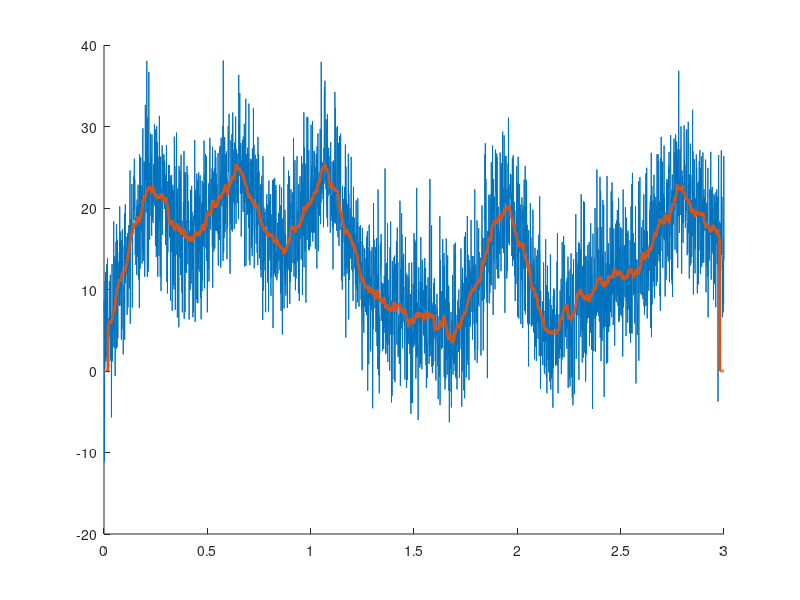

This chart was generated by the following MATLAB code:
srate = 1000;
time = 0:1/srate:3;
points = length(time);
p = 15; % poles for random interpolation

noiseamp = 5; % noise level, measured in standard deviation
 
ampl = interp1(rand(p,1)*30,linspace(1,p,points));
noise = noiseamp*randn(size(time));
signal = ampl + noise;

%initializing filtered signal vector
filtsig = zeros(size(signal));
% filtsig = signal;

%running mean filter
k = 20; %points that will be added from each side to find the mean
for i = k+1:points-k-1
  filtsig(i) = mean(signal(i-k:i+k));
endfor

%compute window size is ms
windowsize = 1000*(2*k+1)/srate;

figure(1), clf, hold on
plot(time, signal, time, filtsig, 'linew', 2);